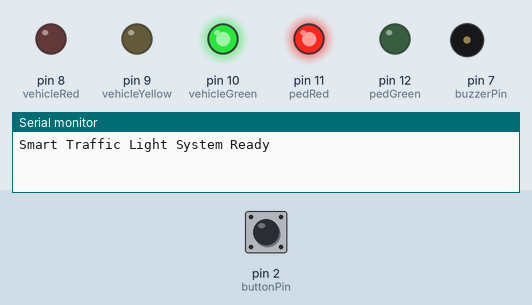
The sketch below on a simulated Arduino Uno, built with avr-gcc and run on an emulated ATmega328P. On the bench: output pins drawn as LEDs (lit = HIGH), buzzer (waves = sounding), the last lines printed to the serial monitor. Inputs (shaded band) come from the test bench; at power-on: pin 2 (buttonPin) HIGH.

Above: at 1.2 s.
1.3 s: pin 2 (buttonPin) pulled LOW for 0.15 s
At 2.5 s:
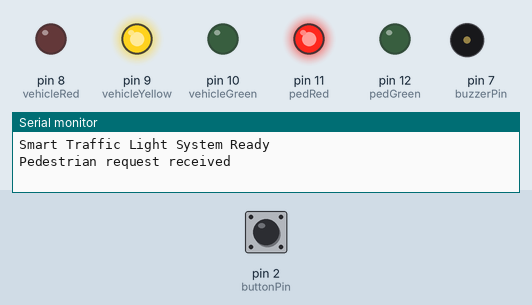
At 6.9 s:
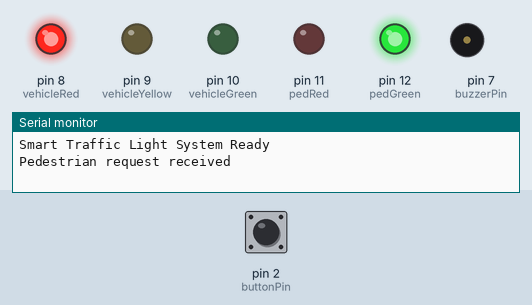
Timing chart, 0 to 13.0 s (numbered marks = the images above; inputs shaded):
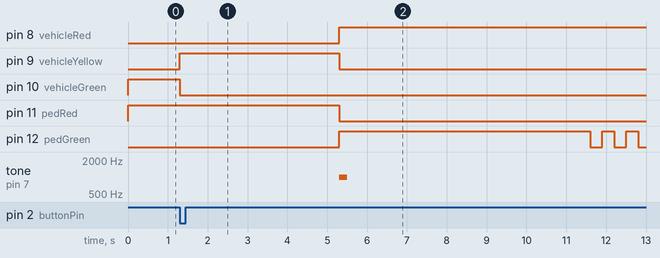

Measured:
- after the input at 1.3 s, pin 8 (vehicleRed): LOW → HIGH after 4.0 s; pin 9 (vehicleYellow): LOW → HIGH at once, → LOW 4.0 s later; pin 10 (vehicleGreen): HIGH → LOW at once; pin 11 (pedRed): HIGH → LOW after 4.0 s; pin 12 (pedGreen): LOW → HIGH after 4.0 s, then repeats every 0.60 s: LOW 0.30 s, HIGH 0.30 s

The sketch:

smart_traffic_light.ino
```cpp
/*
  Smart Traffic Light System with Pedestrian Crossing
  Board: Arduino Uno
  ---------------------------------------------------
  Vehicle lights: pins 8 (Red), 9 (Yellow), 10 (Green)
  Pedestrian lights: pins 11 (Red/Don't Walk), 12 (Green/Walk)
  Pushbutton: pin 2 (interrupt pin, uses internal pull-up)
  Buzzer (optional): pin 7


  - Vehicles get GREEN by default, pedestrians see RED.
  - Pedestrian presses button -> request is captured via interrupt.
  - System finishes a safe transition (Green -> Yellow -> Red)
    before letting pedestrians cross.
  - Pedestrian GREEN blinks near the end as a warning, like real signals.
  - Cycle resets back to vehicle GREEN.
*/

// Vehicle traffic light pins
const int vehicleRed    = 8;
const int vehicleYellow = 9;
const int vehicleGreen  = 10;

// Pedestrian light pins
const int pedRed   = 11;
const int pedGreen = 12;

// Pedestrian pushbutton pin
const int buttonPin = 2;

// Optional buzzer for pedestrian audio cue
const int buzzerPin = 7;

volatile bool pedestrianRequest = false;
volatile unsigned long lastInterruptTime = 0;
const unsigned long debounceDelay = 200; // ms

// Timing (all in milliseconds) - tweak these to taste
const unsigned long vehicleGreenTime    = 3000; // default green duration
const unsigned long yellowTime          = 4000;
const unsigned long pedestrianCrossTime = 6000;
const unsigned long pedestrianBlinkTime = 3000;
const unsigned long blinkInterval       = 300;

void setup() {
  pinMode(vehicleRed, OUTPUT);
  pinMode(vehicleYellow, OUTPUT);
  pinMode(vehicleGreen, OUTPUT);
  pinMode(pedRed, OUTPUT);
  pinMode(pedGreen, OUTPUT);
  pinMode(buzzerPin, OUTPUT);
  pinMode(buttonPin, INPUT_PULLUP);

  attachInterrupt(digitalPinToInterrupt(buttonPin), buttonISR, FALLING);

  // Default state: vehicles green, pedestrians red
  digitalWrite(vehicleGreen, HIGH);
  digitalWrite(pedRed, HIGH);

  Serial.begin(9600);
  Serial.println("Smart Traffic Light System Ready");
}

void buttonISR() {
  unsigned long now = millis();
  if (now - lastInterruptTime > debounceDelay) {
    pedestrianRequest = true;
    lastInterruptTime = now;
  }
}

void loop() {
  // Hold vehicle green for its normal duration, but keep checking
  // for a pedestrian request the whole time.
  unsigned long phaseStart = millis();
  while (millis() - phaseStart < vehicleGreenTime) {
    if (pedestrianRequest) break;
  }

  if (pedestrianRequest) {
    Serial.println("Pedestrian request received");
    runPedestrianCycle();
    pedestrianRequest = false;
  }
  // If no request came in, loop repeats and vehicles simply stay green.
}

void runPedestrianCycle() {
  // Step 1: Vehicle Green -> Yellow (warn drivers)
  digitalWrite(vehicleGreen, LOW);
  digitalWrite(vehicleYellow, HIGH);
  delay(yellowTime);

  // Step 2: Vehicle Yellow -> Red, Pedestrian Red -> Green
  digitalWrite(vehicleYellow, LOW);
  digitalWrite(vehicleRed, HIGH);
  digitalWrite(pedRed, LOW);
  digitalWrite(pedGreen, HIGH);
  tone(buzzerPin, 1000, 200); // short beep = safe to walk

  delay(pedestrianCrossTime);

  // Step 3: Blink pedestrian green as a warning that time is running out
  unsigned long blinkStart = millis();
  bool state = true;
  while (millis() - blinkStart < pedestrianBlinkTime) {
    digitalWrite(pedGreen, state);
    state = !state;
    delay(blinkInterval);
  }
  digitalWrite(pedGreen, LOW);
  digitalWrite(pedRed, HIGH);

  // Step 4: Back to vehicle green
  digitalWrite(vehicleRed, LOW);
  digitalWrite(vehicleGreen, HIGH);
}
```
